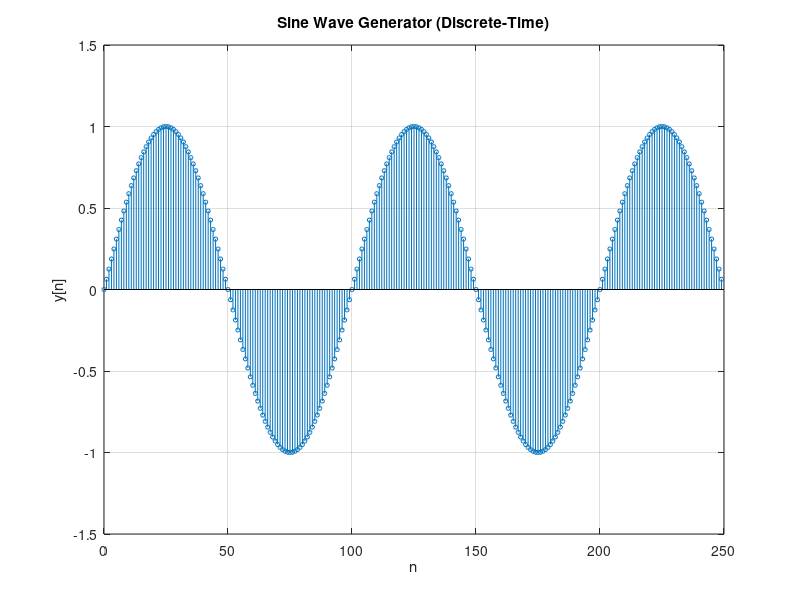
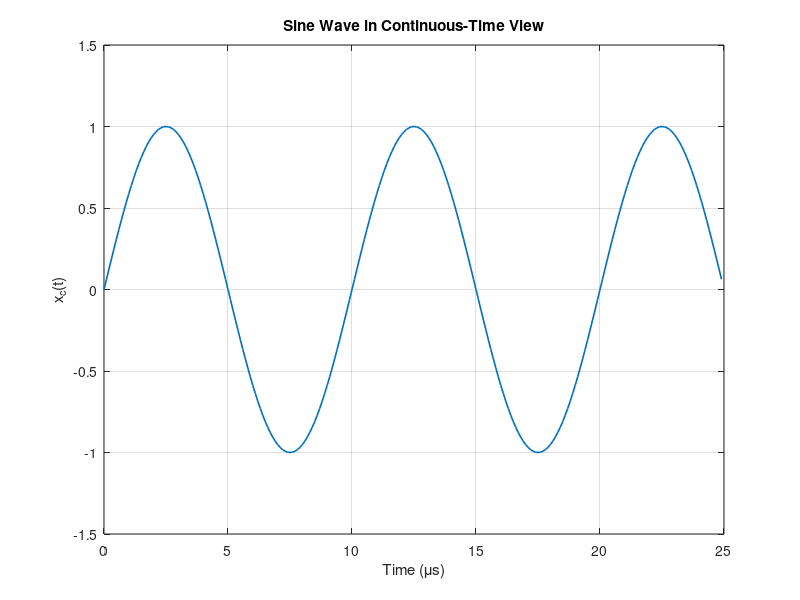
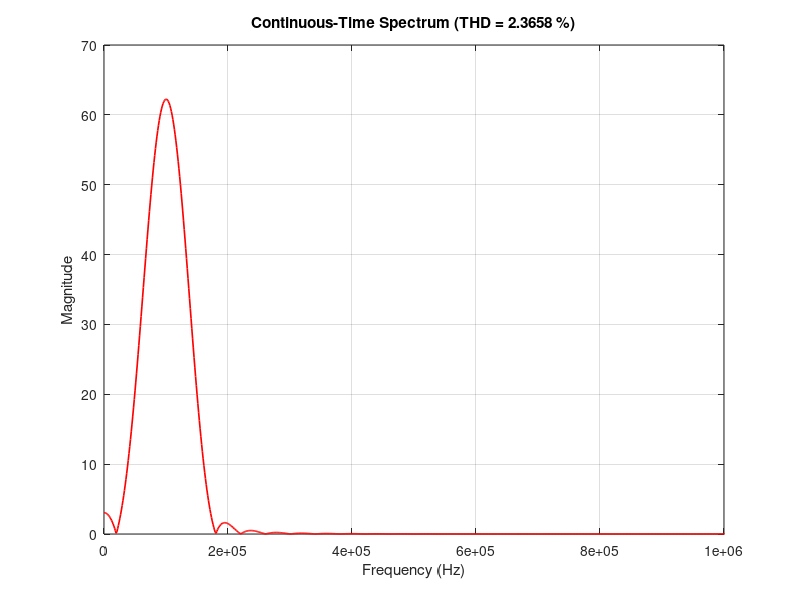

MATLAB code to generate these figures, in order:
%Gen code By AI.....................
clc;
clear;

f  = 100000;
fs = 10e6;
B  = 2*pi*f/fs;

alpha = 2*cos(B);
beta  = -1;

N  = 250;
y  = zeros(N,1);

y(1) = 0;
y(2) = sin(B);

for i = 3:N
    y(i) = alpha*y(i-1) + beta*y(i-2);
end

n = (0:N-1).';

figure(1);
stem(n, y, 'LineWidth', 0.5, 'MarkerSize', 3);
xlabel('n');
ylabel('y[n]');
title('Sine Wave Generator (Discrete-Time)');
grid on;

t = n / fs;

figure(2);
plot(t*1e6, y, 'LineWidth', 1.2);
xlabel('Time (\mus)');
ylabel('x_c(t)');
title('Sine Wave in Continuous-Time View');
grid on;

x_ct = y;
w    = hann(N);
Nfft = 8192;

X    = fft(x_ct .* w, Nfft);
Xmag = abs(X(1:Nfft/2));
f_axis = (0:Nfft/2-1)*(fs/Nfft);

f0 = f;
k1 = round(f0*Nfft/fs) + 1;
V1 = Xmag(k1);

maxHarmOrder = 10;
maxOrderByNyq = floor((fs/2)/f0);
H = min(maxHarmOrder, maxOrderByNyq);

harm_mag = zeros(H,1);
harm_mag(1) = V1;

for h = 2:H
    idx = round(h*f0*Nfft/fs) + 1;
    harm_mag(h) = Xmag(idx);
end

num = sqrt(sum(harm_mag(2:end).^2));
den = harm_mag(1);
THD = num / den;
THD_percent = THD * 100;

figure(3);
plot(f_axis, Xmag, 'r', 'LineWidth', 1.2);
xlabel('Frequency (Hz)');
ylabel('Magnitude');
title(sprintf('Continuous-Time Spectrum (THD = %.4f %%)', THD_percent));
grid on;
xlim([0, 10*f0]);
